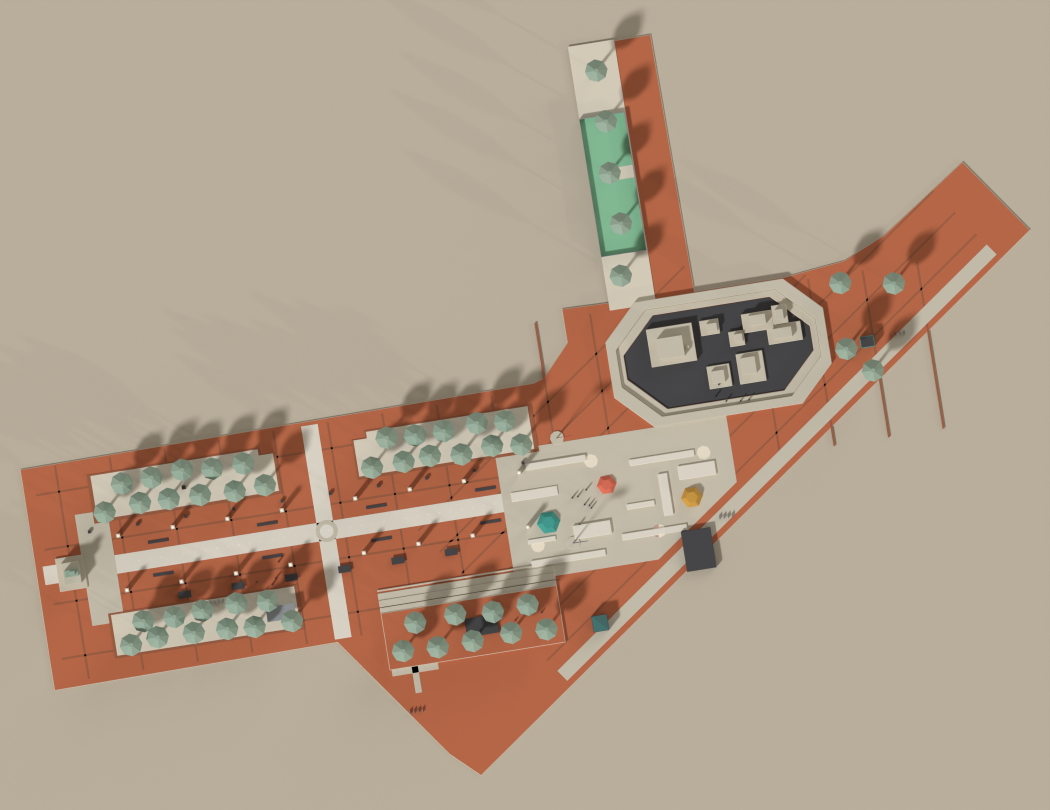
#> input picture artifacts/un-plaza/un-plaza-top.png, 2100 x 1620 px (shown at 1/2 size); its folder holds 4 pictures in this run
$ python make_contact_sheet.py
#> lines starting #> are read from the running program, lines starting #| are printed output that depends on the picture
"""Compose the review renders into un-plaza-contact-sheet.png."""

from pathlib import Path

from PIL import Image, ImageDraw, ImageFont

HERE = Path(__file__).resolve().parent
BG = (237, 227, 209)
INK = (58, 52, 44)
VIEWS = ["top", "aerial", "axis", "north", "east", "south", "west", "aerial-night"]
COLS = 4
PAD = 40
LABEL_H = 56
CELL_W = 520

FONT_CANDIDATES = [
    "/usr/share/fonts/truetype/dejavu/DejaVuSans-Bold.ttf",
    "/System/Library/Fonts/Supplemental/Arial Bold.ttf",
    "/System/Library/Fonts/SFNSDisplay.ttf",
    "/Library/Fonts/Arial Bold.ttf",
]


def load_font(size=34):
#> called with size = 34
    for path in FONT_CANDIDATES:
        if Path(path).exists():
            try:
                return ImageFont.truetype(path, size)
            except OSError:
                continue
    return ImageFont.load_default()


def load(view):
#> called with view = 'top'
    img = Image.open(HERE / f"un-plaza-{view}.png").convert("RGB")
    w = CELL_W
    h = round(img.height * w / img.width)
#> h = 401
    return img.resize((w, h), Image.LANCZOS)
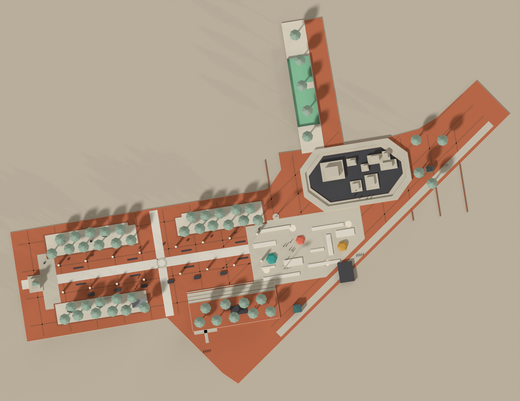
#> returned value: PIL image 520x401 RGB; mean R, G, B 177.9, 158.5, 138.9


def main():
    font = load_font()
    tiles = [load(v) for v in VIEWS]
#> call 2 of load, with view = 'aerial'
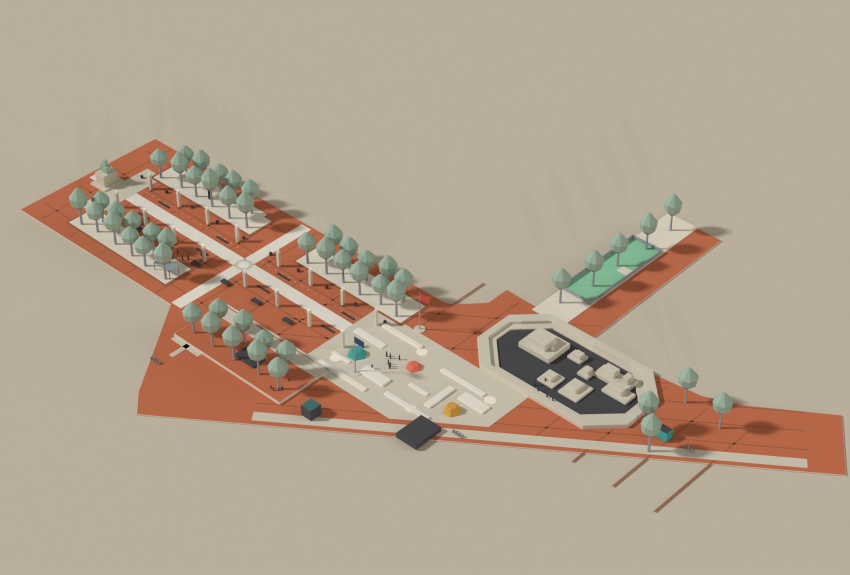
#> input picture artifacts/un-plaza/un-plaza-aerial.png, 1700 x 1150 px (shown at 1/2 size)
#> in load (call 2), `return img.resize((w, h), Image.LANCZOS)`:
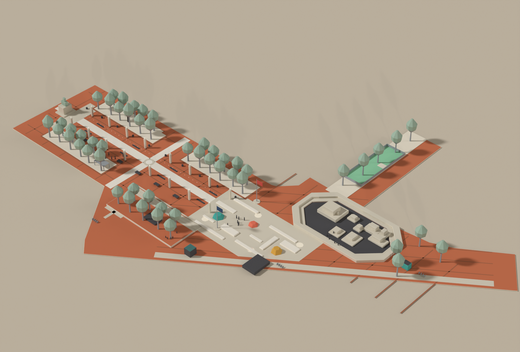
#> returned value: PIL image 520x352 RGB; mean R, G, B 179.2, 162.6, 143.5
    rows = [tiles[i : i + COLS] for i in range(0, len(tiles), COLS)]
    row_h = [LABEL_H + max(t.height for t in r) for r in rows]
    width = PAD + COLS * (CELL_W + PAD)
    height = PAD + sum(h + PAD for h in row_h)
    sheet = Image.new("RGB", (width, height), BG)
    draw = ImageDraw.Draw(sheet)

    y = PAD
    for ri, row in enumerate(rows):
        for ci, tile in enumerate(row):
            cx = PAD + ci * (CELL_W + PAD) + CELL_W // 2
            label = VIEWS[ri * COLS + ci].upper()
            draw.text((cx, y + LABEL_H // 2), label, font=font, fill=INK, anchor="mm")
            sheet.paste(tile, (cx - tile.width // 2, y + LABEL_H))
        y += row_h[ri] + PAD

    out = HERE / "un-plaza-contact-sheet.png"
    sheet.save(out)
    print(f"[contact-sheet] {out}")


if __name__ == "__main__":
#> (the run stopped early here; a loop or call above may not have finished)
